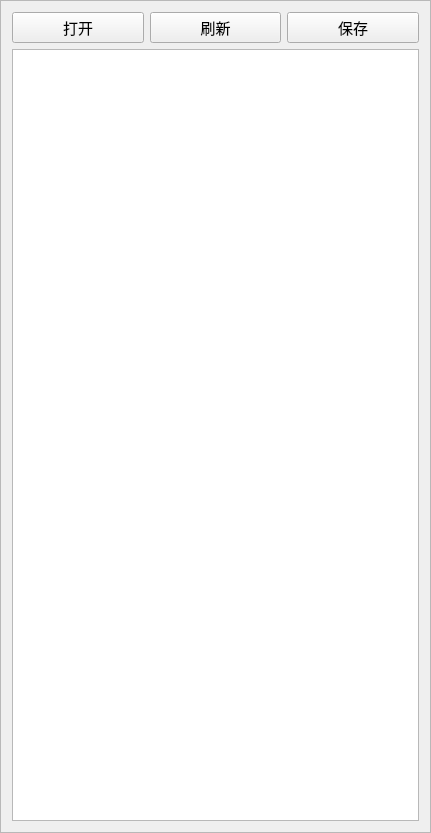
    <widget class="QFrame" name="frame_2">
     <property name="sizePolicy">
      <sizepolicy hsizetype="Expanding" vsizetype="Expanding">
       <horstretch>0</horstretch>
       <verstretch>0</verstretch>
      </sizepolicy>
     </property>
     <property name="frameShape">
      <enum>QFrame::StyledPanel</enum>
     </property>
     <property name="frameShadow">
      <enum>QFrame::Raised</enum>
     </property>
     <layout class="QGridLayout" name="gridLayout">
      <item row="0" column="0">
       <widget class="QPushButton" name="pushButton_open">
        <property name="font">
         <font>
          <family>Arial</family>
          <pointsize>11</pointsize>
         </font>
        </property>
        <property name="text">
         <string>打开</string>
        </property>
       </widget>
      </item>
      <item row="0" column="1">
       <widget class="QPushButton" name="pushButton_shuaxin">
        <property name="font">
         <font>
          <family>Arial</family>
          <pointsize>11</pointsize>
         </font>
        </property>
        <property name="text">
         <string>刷新</string>
        </property>
       </widget>
      </item>
      <item row="0" column="2">
       <widget class="QPushButton" name="pushButton_save">
        <property name="font">
         <font>
          <family>Arial</family>
          <pointsize>11</pointsize>
         </font>
        </property>
        <property name="text">
         <string>保存</string>
        </property>
       </widget>
      </item>
      <item row="1" column="0" colspan="3">
       <widget class="QTreeView" name="treeView_read">
        <property name="minimumSize">
         <size>
          <width>407</width>
          <height>772</height>
         </size>
        </property>
       </widget>
      </item>
     </layout>
    </widget>
